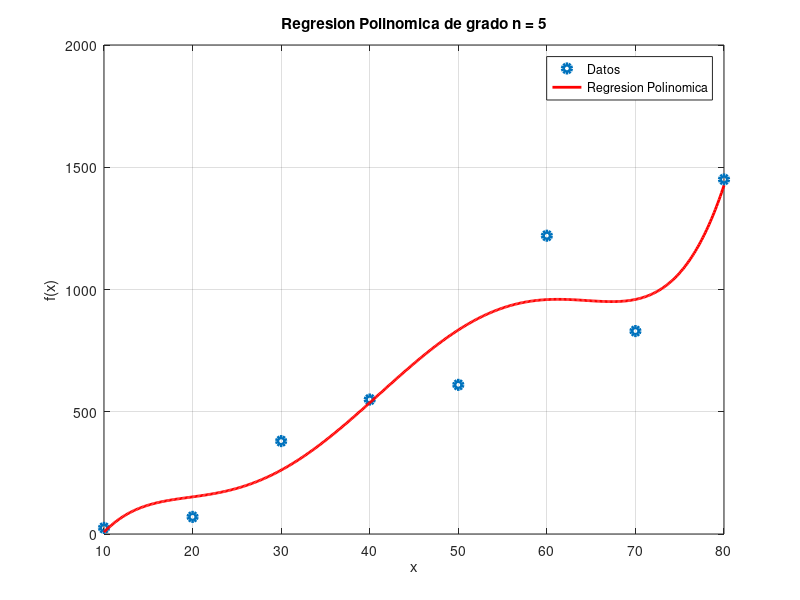

Write MATLAB code to recreate this figure.
close all;
clc;

n = input('Escribe el Orden de la ecuacion: ');

x=[10 20 30 40 50 60 70 80];
% y=f(x)
y=[25 70 380 550 610 1220 830 1450];

N = length(x);
x = x(:); y = y(:);

% Precalcular sumas de potencias de x hasta 2n
Sx = zeros(1, 2*n + 1);  % Sx(k+1) = sum(x.^k)
for k = 0:2*n
    Sx(k+1) = sum(x.^k);
end

% Matriz A (tamaño (n+1)x(n+1))
A = zeros(n+1, n+1);
for i = 0:n
    for j = 0:n
        A(i+1, j+1) = Sx(i + j + 1);  % sum(x^(i+j))
    end
end

% Vector b
b = zeros(n+1, 1);
for i = 0:n
    b(i+1) = sum(y .* (x.^i));
end

p = A \ b;

y_hat = zeros(size(x));
for i = 0:n
    y_hat = y_hat + p(i+1) * (x.^i);
end

% Métricas
SS_res = sum((y - y_hat).^2);
SS_tot = sum((y - mean(y)).^2);
R2 = 1 - SS_res/SS_tot;

% R^2 ajustado (k = n predictores: x, x^2, ..., x^n)
k = n;
R2_adj = 1 - (1 - R2) * (N - 1) / (N - k - 1);

% Correlación entre y reales y y_hat
r_val = corr(y, y_hat);

% Graficar Curva
x_aux = linspace(min(x), max(x), 500).';
y_aux = zeros(size(x_aux));
for i = 0:n
    y_aux = y_aux + p(i+1) * (x_aux.^i);
end
figure;
plot(x, y, 'o', 'LineWidth', 3); grid on; hold on;
plot(x_aux, y_aux,'r', 'LineWidth', 2);
title(sprintf('Regresion Polinomica de grado n = %d', n));
xlabel('x'); ylabel('f(x)');
legend('Datos','Regresion Polinomica','Location','best');

fprintf('Coeficientes (x0..xn) en orden creciente de grado:\n');
disp(p.');
fprintf('R^2       = %.6f\n', R2);
fprintf('R^2 ajustado = %.6f\n', R2_adj);
